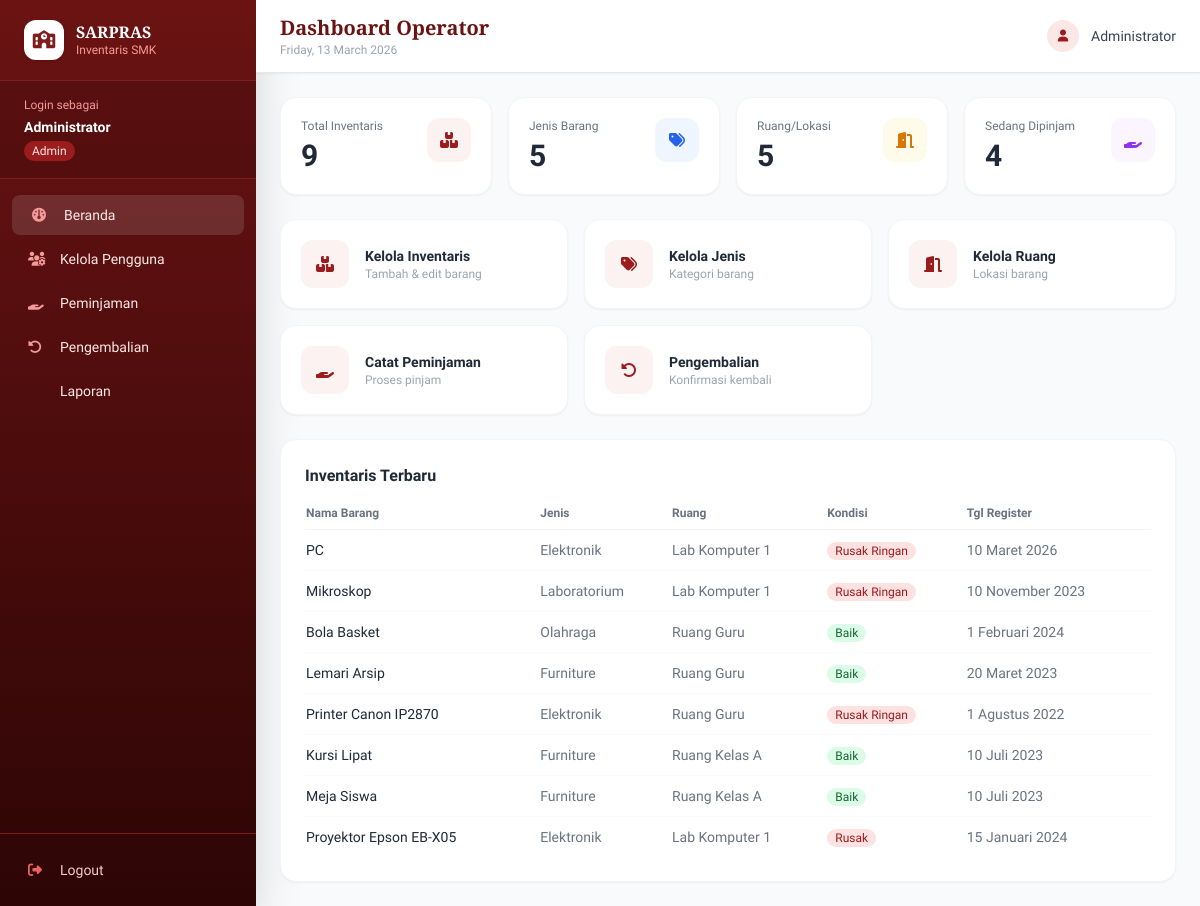
Page /operator/index.php (signed in) on the committed database.
### tables this page shows
CREATE TABLE `inventaris_sarana_inventaris` (
  `id_inventaris` int NOT NULL,
  `nama` varchar(50) NOT NULL,
  `kondisi` varchar(50) DEFAULT NULL,
  `keterangan` varchar(30) DEFAULT NULL,
  `jumlah` int NOT NULL DEFAULT '1',
  `jumlah_rusak` int NOT NULL DEFAULT '0',
  `id_jenis` int NOT NULL,
  `tanggal_register` date NOT NULL,
  `id_ruang` int NOT NULL,
  `kode_inventaris` int NOT NULL,
  `id_petugas` int NOT NULL
);

CREATE TABLE `inventaris_sarana_jenis` (
  `id_jenis` int NOT NULL,
  `nama_jenis` varchar(30) NOT NULL,
  `kode_jenis` int NOT NULL,
  `keterangan` varchar(30) DEFAULT NULL
);

CREATE TABLE `inventaris_sarana_ruang` (
  `id_ruang` int NOT NULL,
  `nama_ruang` varchar(30) NOT NULL,
  `kode_ruang` int NOT NULL,
  `keterangan` varchar(30) DEFAULT NULL
);

### config/session.php (called while the page is built, shortened)
<?php
function flash(string $key, string $msg = ''): string {
    $val = $_SESSION['flash'][$key] ?? '';
    return $val;
}
function formatTanggal(string $date): string {
    $bulan = ['', 'Januari','Februari','Maret','April','Mei','Juni',
              'Juli','Agustus','September','Oktober','November','Desember'];
    [$y, $m, $d] = explode('-', $date);
    return (int)$d . ' ' . $bulan[(int)$m] . ' ' . $y;
}

### operator/index.php (the view, shortened to what this page needs)
<?php
require_once '../config/session.php';
$db   = new Database();
$conn = $db->getConnection();
$total_inv    = $conn->query("SELECT COUNT(*) FROM inventaris_sarana_inventaris")->fetchColumn();
$total_jenis  = $conn->query("SELECT COUNT(*) FROM inventaris_sarana_jenis")->fetchColumn();
$total_ruang  = $conn->query("SELECT COUNT(*) FROM inventaris_sarana_ruang")->fetchColumn();
$total_pinjam = $conn->query("SELECT COUNT(*) FROM inventaris_sarana_peminjaman WHERE status_peminjaman='dipinjam'")->fetchColumn();
$recent_inv = $conn->query(
    "SELECT i.nama, i.kondisi, j.nama_jenis, r.nama_ruang, i.tanggal_register
     FROM inventaris_sarana_inventaris i
     JOIN inventaris_sarana_jenis j ON i.id_jenis = j.id_jenis
     JOIN inventaris_sarana_ruang r ON i.id_ruang = r.id_ruang
     ORDER BY i.id_inventaris DESC LIMIT 8"
)->fetchAll();
include '../includes/header.php';
?>
<div class="space-y-6">
  <div class="grid grid-cols-2 lg:grid-cols-4 gap-4">
    <?php
    $cards = [
      ['fa-boxes-stacked','Total Inventaris',$total_inv,  'bg-maroon-50','text-maroon-600'],
      ['fa-tags',         'Jenis Barang',    $total_jenis,'bg-blue-50',  'text-blue-600'],
      ['fa-door-open',    'Ruang/Lokasi',    $total_ruang,'bg-amber-50', 'text-amber-600'],
      ['fa-hand-holding', 'Sedang Dipinjam', $total_pinjam,'bg-purple-50','text-purple-600'],
    ];
    foreach ($cards as [$ic,$lbl,$val,$bg,$tc]):
    ?>
    <div class="bg-white rounded-2xl p-5 shadow-sm border border-gray-100 card-hover">
      <div class="flex items-start justify-between">
        <div>
          <p class="text-xs text-gray-500 font-medium mb-1"><?= $lbl ?></p>
          <p class="text-3xl font-bold text-gray-800"><?= $val ?></p>
        </div>
        <div class="w-11 h-11 <?= $bg ?> rounded-xl flex items-center justify-center">
          <i class="fas <?= $ic ?> <?= $tc ?>"></i>
        </div>
      </div>
    </div>
    <?php endforeach; ?>
  </div>
  <div class="grid grid-cols-2 md:grid-cols-3 gap-4">
    <?php
    $links = [
      ['inventaris.php','fa-boxes-stacked','Kelola Inventaris','Tambah & edit barang'],
      ['jenis.php','fa-tags','Kelola Jenis','Kategori barang'],
      ['ruang.php','fa-door-open','Kelola Ruang','Lokasi barang'],
      ['peminjaman.php','fa-hand-holding','Catat Peminjaman','Proses pinjam'],
      ['pengembalian.php','fa-rotate-left','Pengembalian','Konfirmasi kembali'],
    ];
    foreach ($links as [$href,$ic,$title,$desc]):
    ?>
    <a href="<?= $href ?>"
       class="bg-white rounded-2xl p-5 shadow-sm border border-gray-100 card-hover flex items-center gap-4">
      <div class="w-12 h-12 bg-maroon-50 rounded-xl flex items-center justify-center flex-shrink-0">
        <i class="fas <?= $ic ?> text-maroon-600"></i>
      </div>
      <div>
        <p class="font-semibold text-gray-800 text-sm"><?= $title ?></p>
        <p class="text-xs text-gray-400"><?= $desc ?></p>
      </div>
    </a>
    <?php endforeach; ?>
  </div>
  <div class="bg-white rounded-2xl shadow-sm border border-gray-100 p-6">
    <h3 class="font-semibold text-gray-800 mb-4">Inventaris Terbaru</h3>
    <div class="overflow-x-auto">
      <table class="w-full text-sm">
        <thead>
          <tr class="text-left text-xs text-gray-500 border-b border-gray-100">
            <th class="pb-2 font-semibold">Nama Barang</th>
            <th class="pb-2 font-semibold">Jenis</th>
            <th class="pb-2 font-semibold">Ruang</th>
            <th class="pb-2 font-semibold">Kondisi</th>
            <th class="pb-2 font-semibold">Tgl Register</th>
          </tr>
        </thead>
        <tbody class="divide-y divide-gray-50">
          <?php foreach ($recent_inv as $i): ?>
          <tr>
            <td class="py-2.5 font-medium"><?= htmlspecialchars($i['nama']) ?></td>
            <td class="py-2.5 text-gray-500"><?= htmlspecialchars($i['nama_jenis']) ?></td>
            <td class="py-2.5 text-gray-500"><?= htmlspecialchars($i['nama_ruang']) ?></td>
            <td class="py-2.5">
              <span class="px-2 py-0.5 rounded-full text-xs font-medium
                <?= str_contains($i['kondisi'],'Rusak') ? 'badge-rusak' : 'badge-baik' ?>">
                <?= htmlspecialchars($i['kondisi']) ?>
              </span>
            </td>
            <td class="py-2.5 text-gray-500"><?= formatTanggal($i['tanggal_register']) ?></td>
          </tr>
          <?php endforeach; ?>
        </tbody>
      </table>
    </div>
  </div>
</div>
<?php include '../includes/footer.php'; ?>

### includes/header.php (style rules this page uses)
body { font-family: 'Plus Jakarta Sans', sans-serif; }
.card-hover { transition: box-shadow .2s, transform .2s; }
.badge-baik { background:#dcfce7; color:#166534; }
.badge-rusak { background:#fee2e2; color:#991b1b; }

### rows in the picture
inventaris_sarana_inventaris: nama "PC", id_jenis.nama_jenis "Elektronik", id_ruang.nama_ruang "Lab Komputer 1", kondisi "Rusak Ringan", tanggal_register "10 Maret 2026"
inventaris_sarana_inventaris: nama "Mikroskop", id_jenis.nama_jenis "Laboratorium", id_ruang.nama_ruang "Lab Komputer 1", kondisi "Rusak Ringan", tanggal_register "10 November 2023"
inventaris_sarana_inventaris: nama "Bola Basket", id_jenis.nama_jenis "Olahraga", id_ruang.nama_ruang "Ruang Guru", kondisi "Baik", tanggal_register "1 Februari 2024"
inventaris_sarana_inventaris: nama "Lemari Arsip", id_jenis.nama_jenis "Furniture", id_ruang.nama_ruang "Ruang Guru", kondisi "Baik", tanggal_register "20 Maret 2023"
inventaris_sarana_inventaris: nama "Printer Canon IP2870", id_jenis.nama_jenis "Elektronik", id_ruang.nama_ruang "Ruang Guru", kondisi "Rusak Ringan", tanggal_register "1 Agustus 2022"
inventaris_sarana_inventaris: nama "Kursi Lipat", id_jenis.nama_jenis "Furniture", id_ruang.nama_ruang "Ruang Kelas A", kondisi "Baik", tanggal_register "10 Juli 2023"
inventaris_sarana_inventaris: nama "Meja Siswa", id_jenis.nama_jenis "Furniture", id_ruang.nama_ruang "Ruang Kelas A", kondisi "Baik", tanggal_register "10 Juli 2023"
inventaris_sarana_inventaris: nama "Proyektor Epson EB-X05", id_jenis.nama_jenis "Elektronik", id_ruang.nama_ruang "Lab Komputer 1", kondisi "Rusak", tanggal_register "15 Januari 2024"

### other values in the picture
$nama_user "Administrator"
$role_display "Admin"
$m['label'] "Beranda"
$m['label'] "Kelola Pengguna"
$m['label'] "Peminjaman"
$m['label'] "Pengembalian"
$m['label'] "Laporan"
$pageTitle "Dashboard Operator"
$lbl "Total Inventaris"
$val "9"
$lbl "Jenis Barang"
$val "5"
$lbl "Ruang/Lokasi"
$lbl "Sedang Dipinjam"
$val "4"
